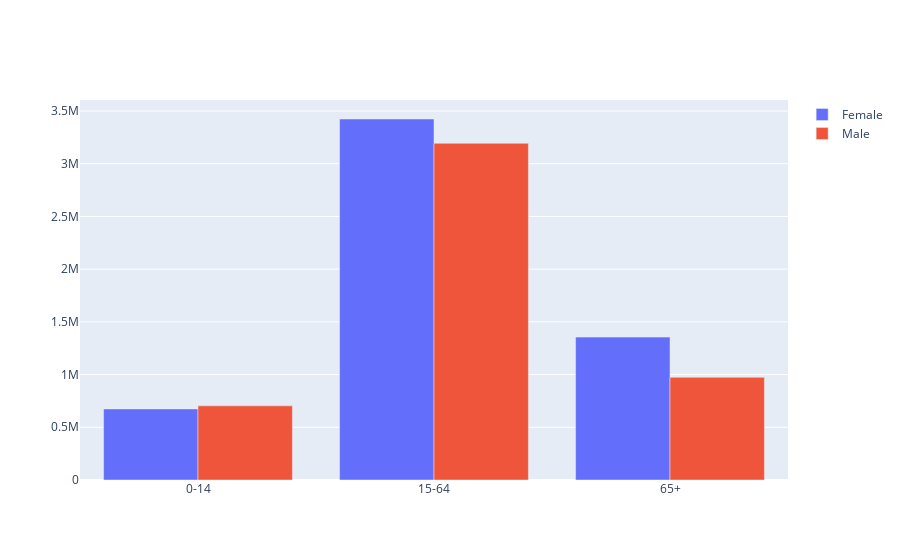

This figure's notebook cell:
### Code cell
fig = go.Figure(
    data=[
    go.Bar(name='Female', x=pop_data.loc[pop_data.gender == 'Female', 'age-range'], y=pop_data.loc[pop_data.gender == 'Female', 'percentage']),
    go.Bar(name='Male', x=pop_data.loc[pop_data.gender == 'Male', 'age-range'], y=pop_data.loc[pop_data.gender == 'Male', 'percentage'])
    ]
)
fig.show()

### Figure 1 — Plotly figure (JSON) as saved in the notebook; plotly's stock layout.template omitted (floating-point values rounded to 4 significant figures)
{"data": [{"name": "Female", "type": "bar", "x": ["0-14", "15-64", "65+"], "y": [674100.0, 3424000.0, 1355000.0]}, {"name": "Male", "type": "bar", "x": ["0-14", "15-64", "65+"], "y": [703600.0, 3194000.0, 973900.0]}], "layout": {}}
